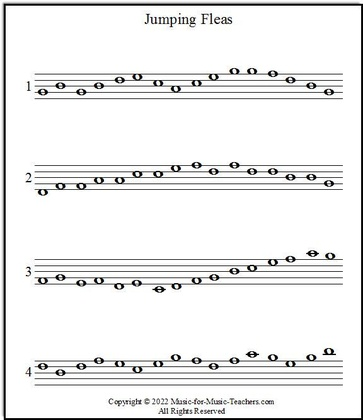
%> input picture images/whole3.jpg, 363 x 420 px, shrunk from 576 x 666 before the run
$ octave Combined.m   (GNU Octave 9; MATLAB toolbox functions it lacks are replaced by stand-ins)
%> lines starting %> are read from the running program, lines starting %| are printed output that depends on the picture; in (x1, y1, x2, y2) boxes, pixels count from 0 and x2, y2 are one past the last pixel; in counts of white or black regions, pixels touching at a corner belong together; the program's own positions count from 1
clear all; close all;

%% PART 1: Preprocess and Segment the Full Image

% Read original image and convert to grayscale
img = imread('whole3.jpg');
%> img is the input picture: size 420x363x3 uint8; mean R, G, B 237, 237.1, 236.9
grayImg = rgb2gray(img);

% Apply gamma transform to reduce yellowness
r = double(grayImg);
k = mean2(r);
%> k = 237
E = 0.9;
s = 1 ./ (1.0 + (k ./ (r + eps)).^E);
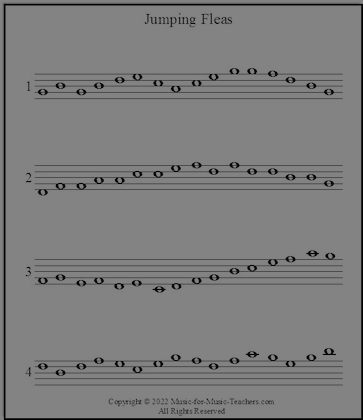
%> s: size 420x363 double; min 5.95e-17, max 0.516, mean 0.49
g = uint8(255 * s);

% Adaptive binarization (invert so that notes/lines are white)
BW = imbinarize(g, 'adaptive','ForegroundPolarity','dark','Sensitivity',0.4);
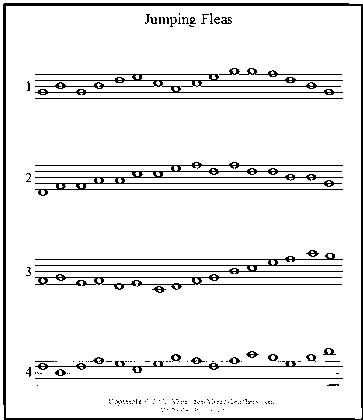
%> BW: size 420x363 logical; 92.3% white; black in thin lines or dots
BW = ~BW;
%> BW: size 420x363 logical; 7.7% white in thin lines or dots

% Detect staff lines using a horizontal structuring element
se_line = strel('line', 50, 0);
staff_lines = imopen(BW, se_line);
%> staff_lines: size 420x363 logical; 4.4% white in thin lines or dots

% Remove the lines temporarily to help extract note heads
notes_no_lines = BW & ~staff_lines;
%> notes_no_lines: size 420x363 logical; 3.3% white; 235 white regions (191 under 20 px), largest, box (x1, y1, x2, y2) and area: (3, 6, 6, 418) 1223, (361, 6, 363, 419) 816, (35, 278, 142, 290) 258
se_notes = strel('disk', 2);
notes_clean = imclose(notes_no_lines, se_notes);
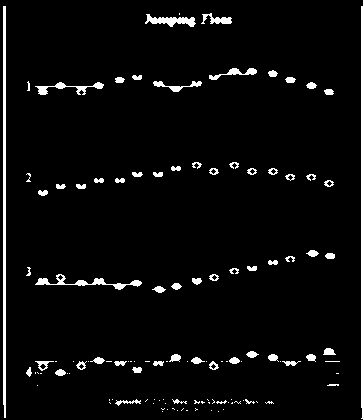
%> notes_clean: size 420x363 logical; 4.1% white; 121 white regions (56 under 20 px), largest, box (x1, y1, x2, y2) and area: (3, 6, 6, 418) 1223, (361, 6, 363, 419) 816, (35, 274, 142, 290) 421

% Filter out small objects (e.g., text) using region properties
cc = bwconncomp(notes_clean);
%> cc = 121 connected components
stats = regionprops(cc, 'Area', 'Eccentricity', 'Solidity');
%> stats = 121 regions; largest, Area, Eccentricity and Solidity: 1223 1 0.995, 816 1 0.988, 421 0.997 0.372, 335 0.987 0.623, 283 0.991 0.372
idx_notes = find([stats.Area] >= 35 & [stats.Eccentricity] <= 0.87 & [stats.Solidity] >= 0.5);
%> idx_notes = 36 values from 4 to 117
final_notes = false(size(notes_clean));
for i = 1:length(idx_notes)
    final_notes(cc.PixelIdxList{idx_notes(i)}) = true;
end
%> this loop made 36 passes
%> final_notes: size 420x363 logical; 1.2% white; 36 white regions, largest, box (x1, y1, x2, y2) and area: (35, 361, 54, 371) 74, (323, 348, 336, 355) 67, (169, 354, 181, 362) 64

% Combine the staff lines and the filtered notes
final_cleaned = staff_lines | final_notes;
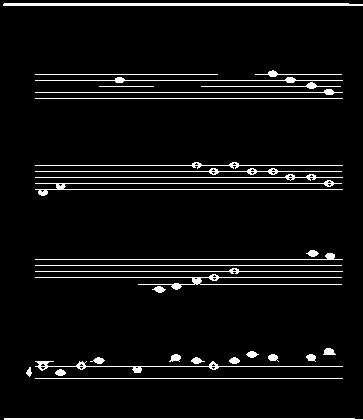
%> final_cleaned: size 420x363 logical; 5.5% white; 31 white regions, largest, box (x1, y1, x2, y2) and area: (3, 3, 363, 6) 1065, (35, 180, 343, 196) 737, (4, 418, 363, 420) 710

% Segment the image into staffs via horizontal projection
horz_proj = sum(final_cleaned, 2);
%> horz_proj = 420 values, max 360 at index 5, min 0 at index 1, mean 20.05
smooth_proj = movmean(horz_proj, 15);
%> smooth_proj = 420 values, max 133.1 at index 1, min 0 at index 14, mean 19.63
gap_thresh = max(smooth_proj)*0.05;
%> gap_thresh = 6.66
staff_present = smooth_proj > gap_thresh;
%> staff_present = 420 logical values, 181 true
changes = diff([0; staff_present; 0]);
%> changes = 421 values, max 1 at index 1, min -1 at index 14, mean 0
startRows = find(changes == 1);
%> startRows = [1; 68; 159; 251; 348; 412]
endRows = find(changes == -1) - 1;
%> endRows = [13; 106; 197; 292; 386; 420]

padding = 10;  % extra rows to include notes that lie slightly outside

%% PART 2: Process Each Valid Staff Segment for Note Detection

% Prepare the final output figure: show the original image with overlays.
finalFig = figure;
imshow(grayImg);
title('Final Detected Notes Overlay');
hold on;

% Container for all detected note labels (optional)
allDetectedNotes = {};

% Loop over each segmented staff region
for seg = 1:length(startRows)
    row_start = max(startRows(seg)-padding, 1);
    row_end   = min(endRows(seg)+padding, size(final_cleaned, 1));

    % Extract the corresponding segment from the original grayscale image.
    seg_gray = grayImg(row_start:row_end, :);

    % --- Note-Detection Pipeline for the Segment ---
    % Convert segment to binary and invert (so that staff lines/notes become white)
    BW_seg = imbinarize(seg_gray);
    BW_seg = imcomplement(BW_seg);

    % Detect staff lines in the segment using a long horizontal structuring element.
    se_line_seg = strel('line', 100, 0);
    BW_staff_seg = imerode(BW_seg, se_line_seg);

    % Extract staff line centroids (each centroid is [x, y])
    staffProps = regionprops(BW_staff_seg, 'Centroid');
    staffLinesY = [];
    for p = 1:length(staffProps)
        staffLinesY = [staffLinesY, staffProps(p).Centroid(2)];
    end
    staffLinesY = sort(staffLinesY);

    % Process this segment only if exactly 5 staff lines are detected.
    if length(staffLinesY) == 5
        % Remove staff lines while preserving note heads.
        BW_noStaff_seg = BW_seg - BW_staff_seg;

        % Fill gaps in note heads via morphological closing.
        se_fill = strel('disk', 3);
        BW_filled_seg = imclose(BW_noStaff_seg, se_fill);
        se_horiz = strel('line', 10, 0);
        BW_merged_seg = imdilate(BW_filled_seg, se_horiz);

        % Detect connected components (potential note heads)
        cc_seg = bwconncomp(BW_merged_seg);
        stats_seg = regionprops(cc_seg, 'Area', 'Centroid', 'BoundingBox');
        areaVals_seg = [stats_seg.Area];

        % Determine dynamic area thresholds (using median and IQR)
        if ~isempty(areaVals_seg)
            medianArea_seg = median(areaVals_seg);
            iqrArea_seg = iqr(areaVals_seg);
            minArea_seg = max(5, medianArea_seg - 1.5 * iqrArea_seg);
            maxArea_seg = medianArea_seg + 3 * iqrArea_seg;
        else
            % Skip this segment if no connected components detected.
            continue;
        end

        % Filter valid note heads by area.
        validIdx_seg = (areaVals_seg >= minArea_seg) & (areaVals_seg <= maxArea_seg);
        noteHeads_seg = stats_seg(validIdx_seg);

        % Compute staff spacing from the detected staff lines in this segment.
        d = mean(diff(staffLinesY));
        E_line_seg = staffLinesY(end);  % Bottom staff line corresponds to note E

        % Compute candidate Y-positions (relative to the segment)
        candidateY_seg = E_line_seg + [1, 0.5, 0, -0.5, -1, -1.5, -2, -2.5, -3, -3.5, -4, -4.5, -5] * d;
        noteNames = {'C','D','E','F','G','A','B','C','D','E','F','G','A'};

        % For each detected note head, determine the closest candidate position.
        for n = 1:length(noteHeads_seg)
            y_centroid = noteHeads_seg(n).Centroid(2);
            [~, idx] = min(abs(candidateY_seg - y_centroid));
            noteLabel = noteNames{idx};

            % Adjust the y-coordinate to match the coordinate system of the full image.
            orig_y = noteHeads_seg(n).Centroid(2) + row_start - 1;
            orig_x = noteHeads_seg(n).Centroid(1);

            % Overlay the note label next to the note on the final figure.
            text(orig_x + 10, orig_y, noteLabel, 'Color', 'red', 'FontSize', 12, ...
                'FontWeight', 'bold', 'HorizontalAlignment', 'left', 'VerticalAlignment', 'middle');

            % Optionally, draw the bounding box (adjusted to full-image coordinates)
            bbox = noteHeads_seg(n).BoundingBox;
            bbox(2) = bbox(2) + row_start - 1;
            rectangle('Position', bbox, 'EdgeColor', 'yellow', 'LineWidth', 1.5);

            allDetectedNotes{end+1} = noteLabel;
            fprintf('Segment %d, Note %d: Local y = %.2f, Full y = %.2f, Assigned Note: %s\n', ...
                seg, n, y_centroid, orig_y, noteLabel);
        end
    else
        % Skip the segment if not exactly 5 staff lines.
        fprintf('Segment %d skipped: Detected %d staff lines (expected 5).\n', seg, length(staffLinesY));
        % Do not open any figure for this segment.
    end
end
%> this loop made 6 passes
%> (row_start, row_end, staffLinesY, cc_seg, areaVals_seg, medianArea_seg, iqrArea_seg, maxArea_seg) on pass 2: (58, 116, [18 24 30 36 42], 9 connected components, [649 1338 60 105 218 96 347 871 413], 347, 601.8, 2152.2)
%> (row_start, row_end, staffLinesY, cc_seg, areaVals_seg, medianArea_seg, iqrArea_seg, maxArea_seg) on pass 3: (149, 207, [18 24 30 36 42], 14 connected components, [649 708 60 60 97 193 96 249 122 125 124 777 60 413], 124.5, 317, 1075.5)
%> (printed output is left out)
%> pass 1, `BW_staff_seg = imerode(BW_seg, se_line_seg);`:
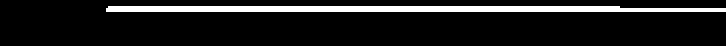
%> BW_staff_seg: size 23x363 logical (shown 2 times larger); 10.5% white; 1 white region, box (x1, y1, x2, y2) and area: (53, 3, 363, 6) 876
%> after the loop: BW_filled_seg: size 59x363 double; values 0 (black) and 1 (white), 13.6% white; 12 white regions, largest, box (x1, y1, x2, y2) and area: (35, 23, 87, 42) 824, (230, 14, 343, 30) 686, (94, 17, 206, 29) 361
%> after the loop: BW_merged_seg: size 59x363 double; values 0 (black) and 1 (white), 23.1% white; 8 white regions, largest, box (x1, y1, x2, y2) and area: (20, 17, 224, 42) 1979, (225, 11, 348, 30) 1164, (0, 0, 11, 59) 649
%> after the loop:
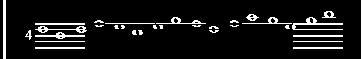
%> BW_noStaff_seg: size 59x363 double; values 0 (black) and 1 (white), 8.6% white in thin lines or dots
%> after the loop, allDetectedNotes = 44 items; bbox = [356.5 337.5 7 59]; idx = 9; noteHeads_seg = 8 regions; box (x1, y1, x2, y2), Area and Centroid: (20, 17, 224, 42) 1979 [98.9 30], (225, 11, 348, 30) 1164 [293.1 22.7], (0, 0, 11, 59) 649 [6 30], (356, 0, 363, 59) 413 [360 30], (288, 35, 348, 42) 412 [318.5 39], (30, 47, 90, 49) 120 [60.5 48.5], (288, 47, 348, 49) 120 [318.5 48.5], (127, 30, 148, 35) 100 [137.9 33]; noteLabel = 'D'; orig_x = 360; orig_y = 367; stats_seg has the same summary as noteHeads_seg
%> after the loop:
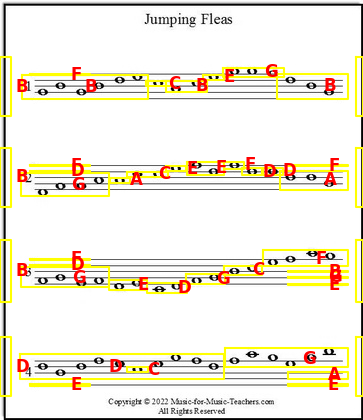
%> figure redrawn from the program's plot data; its title reads 'Final Detected Notes Overlay'

hold off;
disp('Final Detected Notes:');
disp(allDetectedNotes);
%> (printed output is left out)

$ run again, with images/whole1.jpg copied over images/whole3.jpg
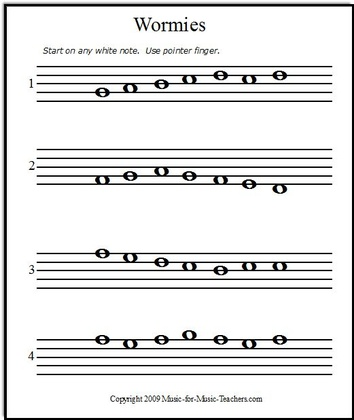
%> input picture images/whole1.jpg, 354 x 420 px, shrunk from 521 x 618 before the run
%> img is the input picture: size 420x354x3 uint8; mean R, G, B 229.1, 229.1, 229
%> k = 229.1
%> staff_lines: size 420x354 logical; 6% white in thin lines or dots
%> notes_no_lines: size 420x354 logical; 3.2% white; 195 white regions (133 under 20 px), largest, box (x1, y1, x2, y2) and area: (4, 7, 7, 418) 1233, (352, 6, 354, 418) 824, (161, 22, 183, 31) 79
%> notes_clean: size 420x354 logical; 3.8% white; 80 white regions (24 under 20 px), largest, box (x1, y1, x2, y2) and area: (4, 7, 7, 418) 1233, (352, 6, 354, 418) 824, (132, 330, 249, 348) 479
%> cc = 80 connected components
%> stats = 80 regions; largest, Area, Eccentricity and Solidity: 1233 1 1, 824 1 1, 479 0.994 0.315, 419 0.989 0.599, 85 0.95 0.685
%> idx_notes = 18 values from 10 to 76
%> the loop `for i = 1:length(idx_notes)` made 18 passes
%> `final_cleaned = staff_lines | final_notes;`:
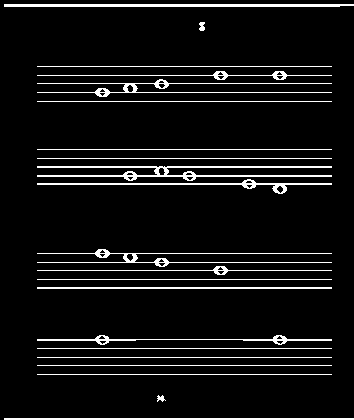
%> final_cleaned: size 420x354 logical; 6.9% white in thin lines or dots
%> horz_proj = 420 values, max 350 at index 5, min 0 at index 1, mean 24.25
%> smooth_proj = 420 values, max 129.5 at index 1, min 0 at index 15, mean 24
%> gap_thresh = 6.48
%> staff_present = 420 logical values, 224 true
%> changes = 421 values, max 1 at index 1, min -1 at index 15, mean 0
%> startRows = [1; 60; 143; 247; 333; 412]
%> endRows = [14; 109; 193; 296; 382; 420]
%> the loop `for seg = 1:length(startRows)` made 6 passes
%> (row_start, row_end, staffLinesY, cc_seg, areaVals_seg, medianArea_seg, iqrArea_seg, maxArea_seg) on pass 5: (323, 392, [18.17 27 36 44 53], 11 connected components, [840 168 1397 60 60 60 401 60 60 60 490], 60, 407.8, 1283.2)
%> (printed output is left out)
%> after the loop `for seg = 1:length(startRows)`: allDetectedNotes = 55 items; bbox = [347.5 322.5 7 70]; idx = 7; noteHeads_seg = 10 regions; largest, box (x1, y1, x2, y2), Area and Centroid: (0, 0, 12, 70) 840 [6.5 35.5], (347, 0, 354, 70) 490 [351 35.5], (268, 13, 337, 27) 401 [292.5 20.4], (23, 29, 92, 38) 168 [42.8 34.7], (32, 26, 92, 27) 60 [62.5 27]; noteLabel = 'B'; orig_x = 351; orig_y = 357.5; stats_seg = 11 regions; largest, box (x1, y1, x2, y2), Area and Centroid: (32, 8, 261, 26) 1397 [165.5 18.7], (0, 0, 12, 70) 840 [6.5 35.5], (347, 0, 354, 70) 490 [351 35.5], (268, 13, 337, 27) 401 [292.5 20.4], (23, 29, 92, 38) 168 [42.8 34.7]
%> after the loop `for seg = 1:length(startRows)`:
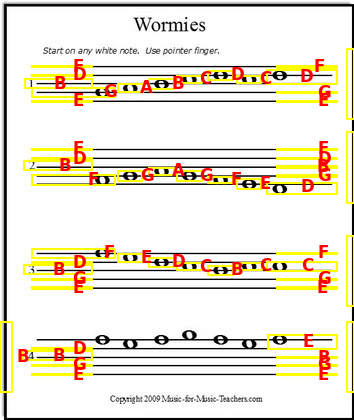
%> figure redrawn from the program's plot data; its title reads 'Final Detected Notes Overlay'
%> (printed output is left out)

$ run again, with images/whole2.jpg copied over images/whole3.jpg
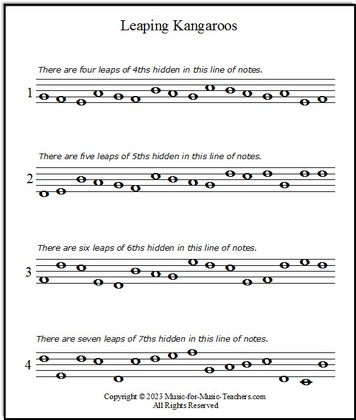
%> input picture images/whole2.jpg, 356 x 420 px, shrunk from 564 x 665 before the run
%> img is the input picture: size 420x356x3 uint8; mean R, G, B 234, 234.1, 233.9
%> k = 234.1
%> staff_lines: size 420x356 logical; 4.2% white in thin lines or dots
%> notes_no_lines: size 420x356 logical; 4.7% white in thin lines or dots
%> notes_clean: size 420x356 logical; 6.4% white; 180 white regions (52 under 20 px), largest, box (x1, y1, x2, y2) and area: (3, 6, 6, 418) 1222, (354, 6, 356, 419) 818, (184, 23, 237, 34) 317
%> cc = 180 connected components
%> stats = 180 regions; largest, Area, Eccentricity and Solidity: 1222 1 0.994, 818 1 0.99, 317 0.989 0.67, 262 0.977 0.655, 126 0.987 0.581
%> idx_notes = 46 values from 7 to 178
%> the loop `for i = 1:length(idx_notes)` made 46 passes
%> `final_cleaned = staff_lines | final_notes;`:
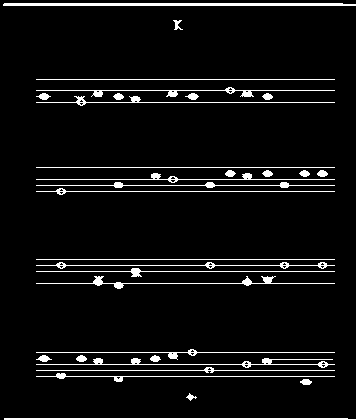
%> final_cleaned: size 420x356 logical; 5.7% white; 31 white regions, largest, box (x1, y1, x2, y2) and area: (3, 3, 356, 6) 1045, (4, 418, 356, 420) 696, (36, 358, 335, 368) 577
%> horz_proj = 420 values, max 353 at index 5, min 0 at index 1, mean 20.13
%> smooth_proj = 420 values, max 130.6 at index 1, min 0 at index 38, mean 19.72
%> gap_thresh = 6.53
%> staff_present = 420 logical values, 178 true
%> changes = 421 values, max 1 at index 1, min -1 at index 14, mean 0
%> startRows = [1; 73; 161; 253; 346; 412]
%> endRows = [13; 110; 199; 291; 385; 420]
%> the loop `for seg = 1:length(startRows)` made 6 passes
%> (row_start, row_end, staffLinesY, cc_seg, areaVals_seg, medianArea_seg, iqrArea_seg, maxArea_seg) on passes 2 to 4: (63, 120, [18 23.5 29 35 41], 4 connected components, [638 3956 1480 406], 1059, 2196, 7647), (151, 209, [18 24.93 30 36 42], 6 connected components, [649 1250 60 1310 1876 413], 949.5, 897, 3640.5), (243, 301, [18 24 30 35.28 42], 8 connected components, [649 1970 1376 341 221 978 60 413], 531, 896, 3219)
%> (printed output is left out)
%> after the loop `for seg = 1:length(startRows)`: allDetectedNotes = 29 items; bbox = [349.5 335.5 7 60]; idx = 7; noteHeads_seg = 11 regions; largest, box (x1, y1, x2, y2), Area and Centroid: (20, 14, 202, 44) 1672 [94.8 26.8], (32, 0, 273, 8) 1467 [156.2 4.4], (208, 23, 340, 36) 994 [284.8 28.7], (0, 0, 11, 60) 660 [6 30.5], (349, 0, 356, 60) 420 [353 30.5]; noteLabel = 'B'; orig_x = 353; orig_y = 365.5; stats_seg has the same summary as noteHeads_seg
%> after the loop `for seg = 1:length(startRows)`:
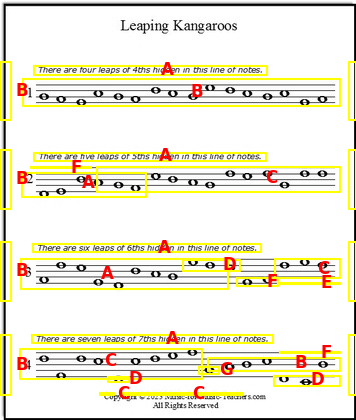
%> figure redrawn from the program's plot data; its title reads 'Final Detected Notes Overlay'
%> (printed output is left out)

$ run again, with images/whole4.jpg copied over images/whole3.jpg
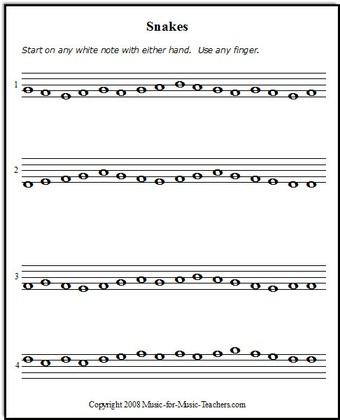
%> input picture images/whole4.jpg, 340 x 420 px, shrunk from 486 x 600 before the run
%> img is the input picture: size 420x340x3 uint8; mean R, G, B 234.6, 234.7, 234.5
%> k = 234.6
%> staff_lines: size 420x340 logical; 5.1% white in thin lines or dots
%> notes_no_lines: size 420x340 logical; 3.2% white in thin lines or dots
%> notes_clean: size 420x340 logical; 4.4% white; 117 white regions (43 under 20 px), largest, box (x1, y1, x2, y2) and area: (4, 6, 7, 418) 825, (338, 6, 340, 418) 824, (99, 81, 260, 93) 522
%> cc = 117 connected components
%> stats = 117 regions; largest, Area, Eccentricity and Solidity: 825 1 0.801, 824 1 1, 522 0.999 0.331, 253 0.984 0.738, 138 0.989 0.767
%> idx_notes = 42 values from 11 to 116
%> the loop `for i = 1:length(idx_notes)` made 42 passes
%> final_cleaned: size 420x340 logical; 6.4% white in thin lines or dots
%> horz_proj = 420 values, max 336 at index 5, min 0 at index 1, mean 21.64
%> smooth_proj = 420 values, max 100.7 at index 360, min 0 at index 14, mean 21.29
%> gap_thresh = 5.03
%> staff_present = 420 logical values, 181 true
%> changes = 421 values, max 1 at index 1, min -1 at index 14, mean 0
%> startRows = [1; 67; 152; 259; 346; 412]
%> endRows = [13; 104; 192; 297; 386; 420]
%> the loop `for seg = 1:length(startRows)` made 6 passes
%> (row_start, row_end, staffLinesY, cc_seg, areaVals_seg, medianArea_seg, iqrArea_seg, maxArea_seg) on passes 3 to 5: (142, 202, [18 24 30 36 42], 11 connected components, [804 60 60 612 447 201 890 60 60 60 427], 201, 510.8, 1733.2), (249, 307, [18 24 30 36 42], 11 connected components, [1403 60 60 465 231 241 538 60 60 60 413], 231, 392, 1407), (336, 396, [20 26 32 38 44], 10 connected components, [1462 60 60 245 232 464 765 60 60 427], 238.5, 404, 1450.5)
%> (printed output is left out)
%> after the loop `for seg = 1:length(startRows)`: allDetectedNotes = 35 items; bbox = [333.5 335.5 7 61]; idx = 7; noteHeads_seg = 9 regions; largest, box (x1, y1, x2, y2), Area and Centroid: (245, 16, 331, 32) 765 [291.4 24.4], (170, 12, 245, 25) 464 [208.6 19.2], (333, 0, 340, 61) 427 [337 31], (93, 18, 131, 28) 245 [112.9 23.5], (131, 16, 170, 25) 232 [151.6 20.9]; noteLabel = 'B'; orig_x = 337; orig_y = 366; stats_seg = 10 regions; largest, box (x1, y1, x2, y2), Area and Centroid: (0, 0, 93, 61) 1462 [29.7 28.8], (245, 16, 331, 32) 765 [291.4 24.4], (170, 12, 245, 25) 464 [208.6 19.2], (333, 0, 340, 61) 427 [337 31], (93, 18, 131, 28) 245 [112.9 23.5]
%> after the loop `for seg = 1:length(startRows)`:
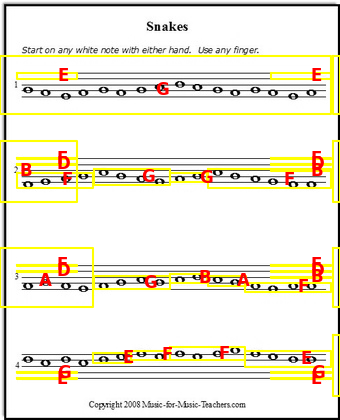
%> figure redrawn from the program's plot data; its title reads 'Final Detected Notes Overlay'
%> (printed output is left out)
